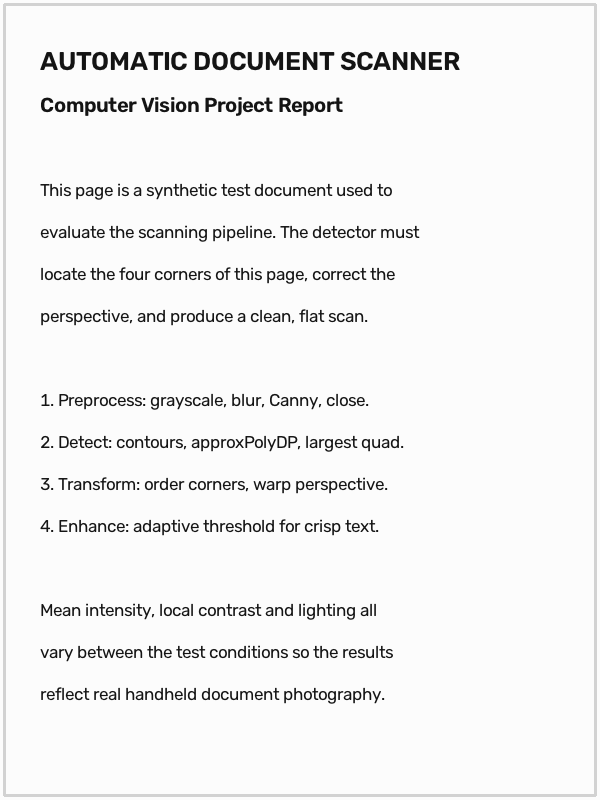
#> input picture data/pages/cluttered_3.png, 600 x 800 px, given in place of pages, which was not available
$ python scanner.py data/pages
#> lines starting #> are read from the running program, lines starting #| are printed output that depends on the picture; after the words box and inside, x2 and y2 are one past the last pixel; in counts of white or black regions, pixels touching at a corner belong together
#> in main, img is the input picture: shape (800, 600, 3); min 20, max 252, mean 241.9
"""Automatic document scanner.

Usage:
    python scanner.py photo.jpg                 # scan an image file -> photo_scan.pdf
    python scanner.py photo.jpg -o out.png      # save as image
    python scanner.py --camera                  # use webcam (SPACE = scan, Q = quit)
    python scanner.py a.jpg b.jpg -o all.pdf    # several pages -> one PDF
"""
import argparse
import sys
from pathlib import Path

import cv2
import numpy as np
from PIL import Image


# [7 lines left out: function order_points, not called in this run]


def find_document_contour(image):
    """Return the 4 corner points of the largest document-like quadrilateral, or None."""
    ratio = 800.0 / max(image.shape[:2])
#> ratio = 1
    small = cv2.resize(image, None, fx=ratio, fy=ratio) if ratio < 1 else image.copy()
    ratio = small.shape[0] / image.shape[0]

    gray = cv2.cvtColor(small, cv2.COLOR_BGR2GRAY)
    gray = cv2.GaussianBlur(gray, (5, 5), 0)
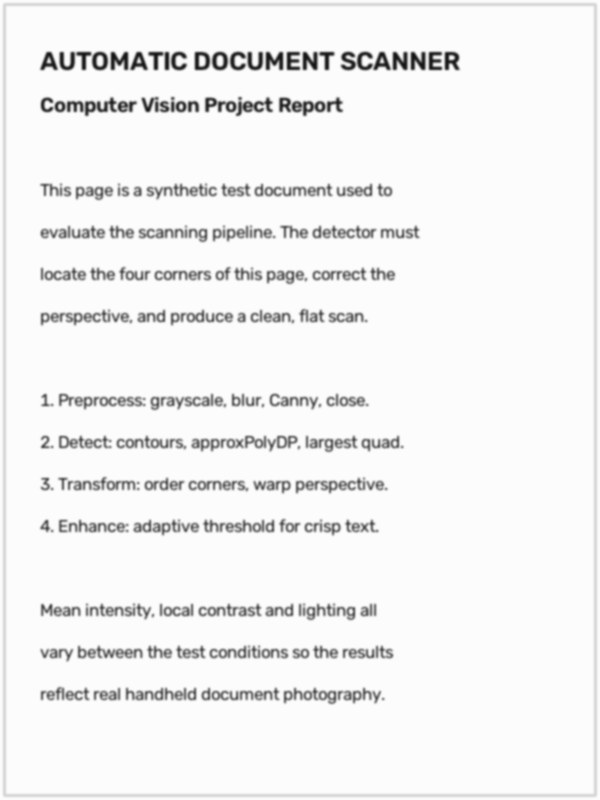
#> gray: shape (800, 600); min 20, max 252, mean 241.9
    edges = cv2.Canny(gray, 50, 150)
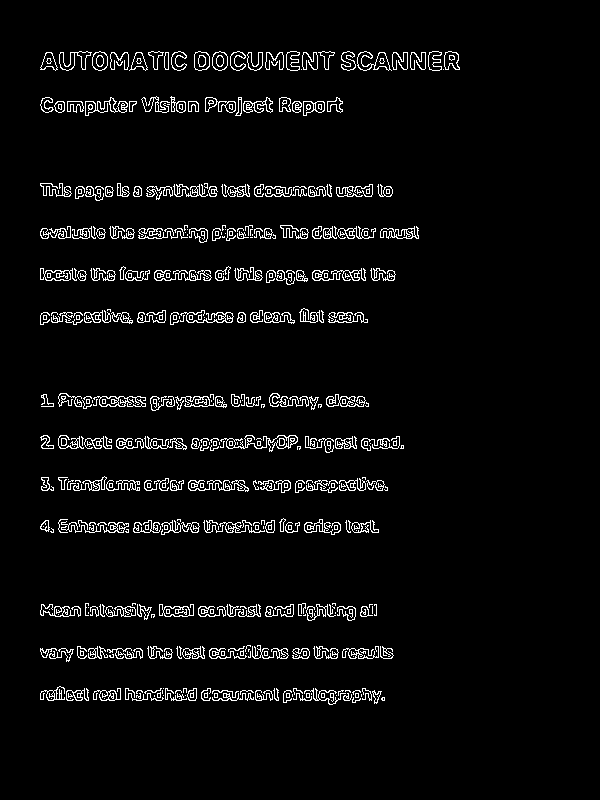
#> edges: shape (800, 600); 4.3% white in thin lines or dots, all inside (x1, y1, x2, y2) = (40, 51, 460, 705)
    edges = cv2.dilate(edges, np.ones((3, 3), np.uint8), iterations=2)
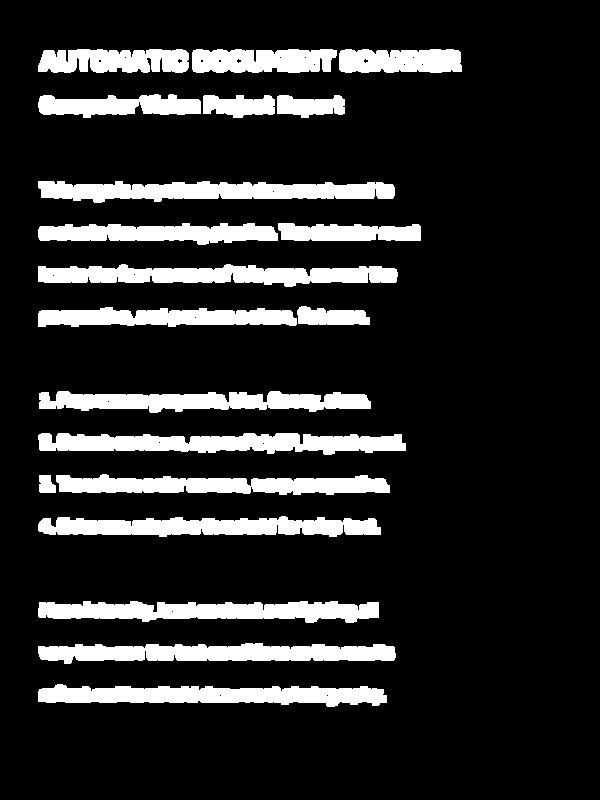
#> edges: shape (800, 600); 15.2% white; 20 white regions

    contours, _ = cv2.findContours(edges, cv2.RETR_LIST, cv2.CHAIN_APPROX_SIMPLE)
#> contours = 44 contours, 24 with area under 20; largest, box (x1, y1, x2, y2) and area: (38, 433, 406, 455) 5272, (38, 181, 395, 203) 5102, (38, 264, 398, 287) 5048, (38, 684, 387, 707) 5029, (38, 643, 396, 664) 5000
    contours = sorted(contours, key=cv2.contourArea, reverse=True)[:10]
#> contours = 10 contours; largest, box (x1, y1, x2, y2) and area: (38, 433, 406, 455) 5272, (38, 181, 395, 203) 5102, (38, 264, 398, 287) 5048, (38, 684, 387, 707) 5029, (38, 643, 396, 664) 5000
    min_area = 0.1 * small.shape[0] * small.shape[1]
#> min_area = 48000

    for c in contours:
        if cv2.contourArea(c) < min_area:
            break
        approx = cv2.approxPolyDP(c, 0.02 * cv2.arcLength(c, True), True)
        if len(approx) == 4:
            return approx.reshape(4, 2) / ratio
#> this loop made 1 pass
    return None


# [9 lines left out: function four_point_transform, not called in this run]


def enhance(image):
    """Make the page look like a clean scan (white paper, dark text)."""
    gray = cv2.cvtColor(image, cv2.COLOR_BGR2GRAY)
    return cv2.adaptiveThreshold(gray, 255, cv2.ADAPTIVE_THRESH_GAUSSIAN_C,
                                 cv2.THRESH_BINARY, 21, 10)
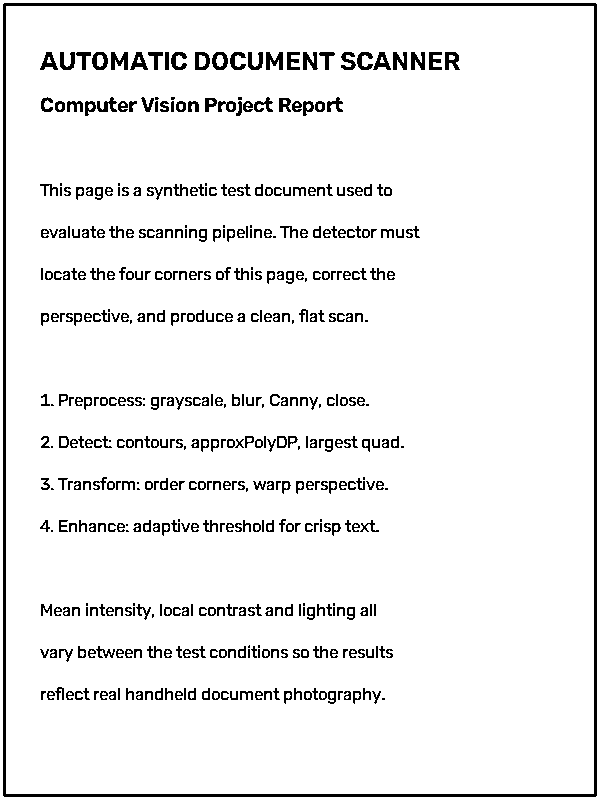
#> returned value: shape (800, 600); 93.5% white; 487 black regions (61 under 20 px), largest, box (x1, y1, x2, y2) and area: (3, 3, 597, 797) 8288, (111, 52, 128, 70) 197, (266, 52, 283, 70) 197


def scan_image(image, mode="bw"):
    """Detect, flatten and enhance a document in a BGR image."""
    corners = find_document_contour(image)
    if corners is None:
        print("  ! No document outline found - using the whole image.")
        warped = image
    else:
        warped = four_point_transform(image, corners)
    if mode == "bw":
        return enhance(warped)
    if mode == "gray":
        return cv2.cvtColor(warped, cv2.COLOR_BGR2GRAY)
    return warped  # "color"


def save_pages(pages, output):
#> called with output = 'pages_scan.pdf'
    output = Path(output)
    pil_pages = [Image.fromarray(p if p.ndim == 2 else cv2.cvtColor(p, cv2.COLOR_BGR2RGB))
                 .convert("RGB") for p in pages]
#> pil_pages = 1 item
    if output.suffix.lower() == ".pdf":
        pil_pages[0].save(output, save_all=True, append_images=pil_pages[1:])
    elif len(pil_pages) == 1:
        pil_pages[0].save(output)
    else:
        for i, p in enumerate(pil_pages, 1):
            p.save(output.with_name(f"{output.stem}_{i}{output.suffix}"))
    print(f"Saved {len(pil_pages)} page(s) -> {output}")
#| Saved 1 page(s) -> pages_scan.pdf


# [30 lines left out: function run_camera, not called in this run]


def main():
    ap = argparse.ArgumentParser(description="Automatic document scanner")
    ap.add_argument("images", nargs="*", help="input image files")
    ap.add_argument("-o", "--output", help="output file (.pdf, .png, .jpg)")
    ap.add_argument("--camera", action="store_true", help="scan from the webcam")
    ap.add_argument("--mode", choices=["bw", "gray", "color"], default="bw",
                    help="bw = black & white (default), gray, or color")
    args = ap.parse_args()

    if args.camera:
        run_camera(args.mode, args.output or "scan.pdf")
        return
    if not args.images:
        ap.error("give at least one image file, or use --camera")

    pages = []
    for path in args.images:
        print(f"Scanning {path}")
        img = cv2.imread(path)
        if img is None:
            sys.exit(f"Could not read image: {path}")
        pages.append(scan_image(img, args.mode))
    output = args.output or f"{Path(args.images[0]).stem}_scan.pdf"
    save_pages(pages, output)


if __name__ == "__main__":
    main()
